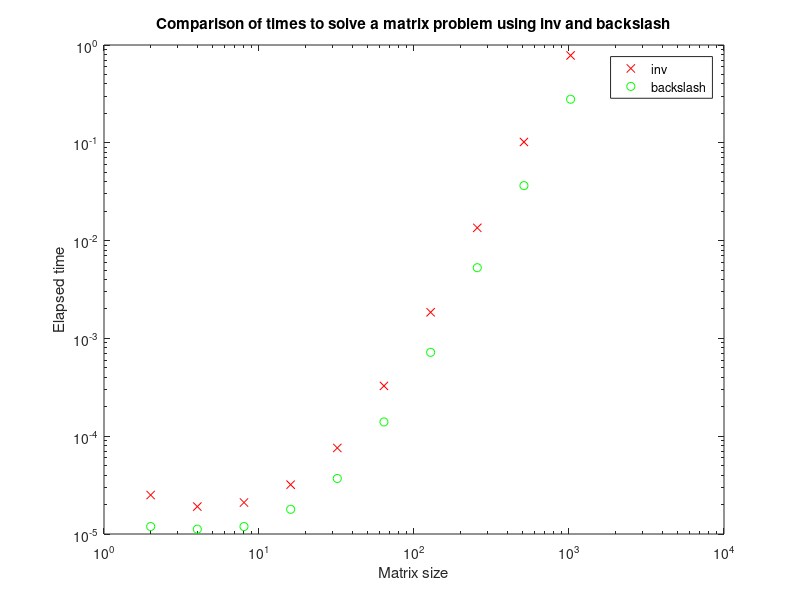

Here is the MATLAB script that generated this plot:
%% Q3 - solutions of linear systems

%% Q3a - inv computes the inverse of a matrix

%% Q3b - these plot 
A=randn(512);
b=randn(512,1);
tic, x1=inv(A)*b; toc
tic, x2=A\b; toc
plot(x1 - x2)

%really x1 and x2 should be the same because inv(A)*b = A\b
% The backslash calculation is quicker and has less residual error by
% several orders of magnitude. 
% 
% The behavior of this example is typical. Using A\b instead of inv(A)*b is
% two to three times faster, and produces residuals on the order of machine 
% accuracy relative to the magnitude of the data.

clear

%% proof that inv(A)*b = A\b (kinda like b/A)

A = [1:2;3:4]
b = [1;2]
inv(A)*b
A\b

% however the code for Q3b shows that 
% solving a linear system by inverting the matrix using inv(A)*b is inferior to solving it directly using the backslash operator


%% Q3c
%tic starts a timer 
% toc ends the timer

%% Q3d

for n=1:10
    l(n)=2^n;
    A=randn(l(n));
    b=randn(l(n),1);
    tic, x1=inv(A)*b; e1(n)=toc;
    tic, x2=A\b; e2(n)=toc;
end
loglog(l,e1,'rx',l,e2,'go')
xlabel('Matrix size')
ylabel('Elapsed time')
title('Comparison of times to solve a matrix problem using inv and backslash')
legend('inv','backslash')
clear

% this creates a series of random data sets
% of increasing size
% then the two methods are applied (inverse or backslash)
% finally  the time taken for each method and each sample size are plotted

% this shows the efficiency of backslash is greater than that of inverse

